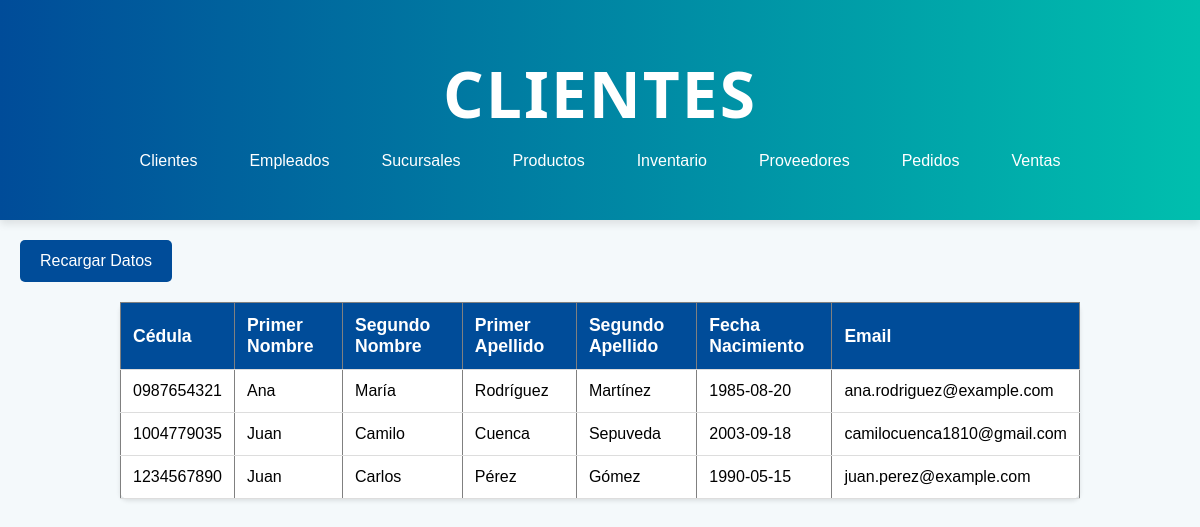
Page /cliente.php on the earlier database version.
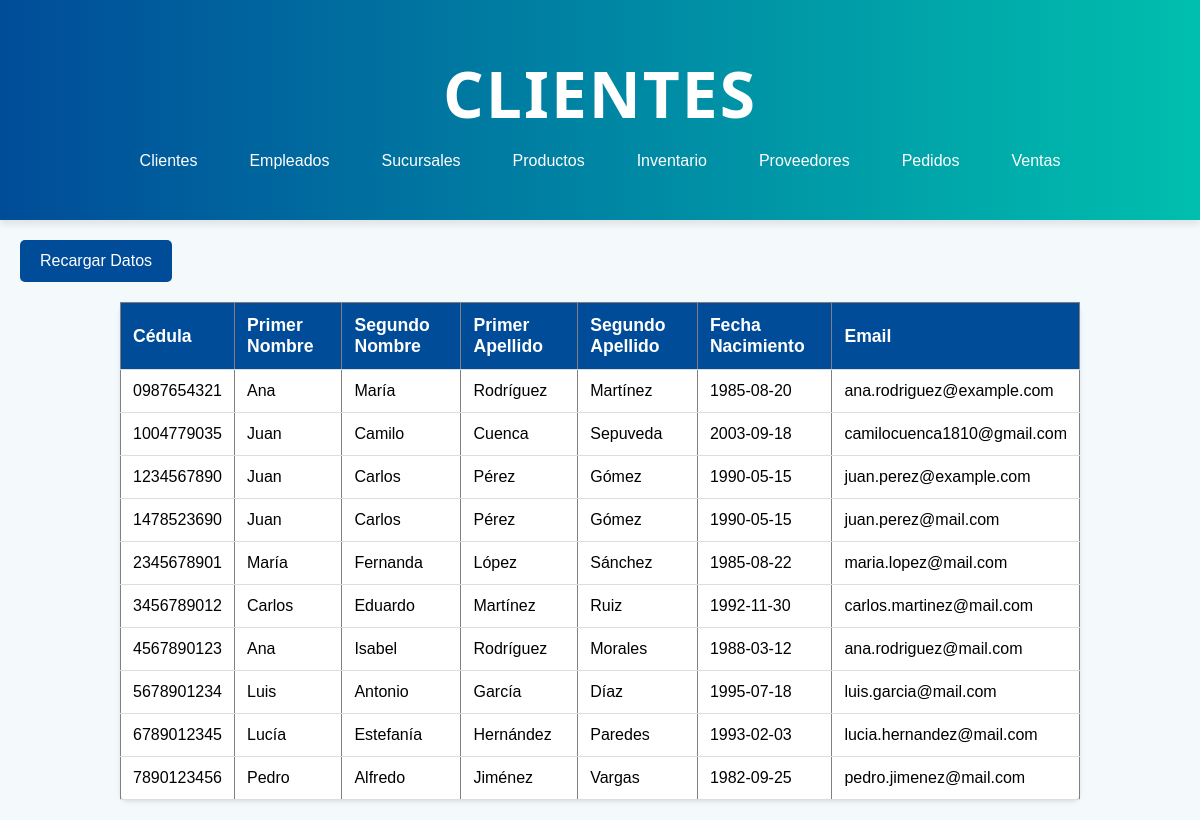
Same page on the later database version.
### tables this page shows
CREATE TABLE `cliente` (
  `cedula` varchar(20) NOT NULL,
  `primernombre` varchar(100) NOT NULL,
  `segundonombre` varchar(100) DEFAULT NULL,
  `primerApellido` varchar(100) NOT NULL,
  `segundoApellido` varchar(100) DEFAULT NULL,
  `fechaNacimiento` date DEFAULT NULL,
  `direccion` varchar(255) DEFAULT NULL,
  `email` varchar(100) DEFAULT NULL,
  `contrasena` varchar(100) DEFAULT NULL
);

### cliente.php (the view, shortened to what this page needs)
<?php
include('conexion.php');
$sql = "SELECT cedula, primernombre, segundonombre, primerapellido, segundoapellido, fechanacimiento, email FROM cliente";
$result = $conn->query($sql);
if ($result->num_rows > 0) {
    $clientes = [];
    while($row = $result->fetch_assoc()) {
        $clientes[] = $row;
    }
} else {
    $clientes = [];
}
?>
<!DOCTYPE html>
<html lang="es">
<head>
    <link rel="stylesheet" href="css/stylesListas.css">
</head>
<body>
    <header>
        <h1>Clientes</h1>
        <nav>
            <ul>
                <li><a href="cliente.php">Clientes</a></li>
                <li><a href="empleado.php">Empleados</a></li>
                <li><a href="sucursal.php">Sucursales</a></li>
                <li><a href="producto.php">Productos</a></li>
                <li><a href="inventario.php">Inventario</a></li>
                <li><a href="proveedor.php">Proveedores</a></li>
                <li><a href="pedido.php">Pedidos</a></li>
                <li><a href="venta.php">Ventas</a></li>
            </ul>
        </nav>
    </header>
    <button onclick="recargarDatos()">Recargar Datos</button>
    <table border="1">
        <thead>
            <tr>
                <th>Cédula</th>
                <th>Primer Nombre</th>
                <th>Segundo Nombre</th>
                <th>Primer Apellido</th>
                <th>Segundo Apellido</th>
                <th>Fecha Nacimiento</th>
                <th>Email</th>
            </tr>
        </thead>
        <tbody id="datosCliente">
            <?php
            if (count($clientes) > 0) {
                foreach ($clientes as $cliente) {
                    echo "<tr>";
                    echo "<td>" . $cliente['cedula'] . "</td>";
                    echo "<td>" . $cliente['primernombre'] . "</td>";
                    echo "<td>" . $cliente['segundonombre'] . "</td>";
                    echo "<td>" . $cliente['primerapellido'] . "</td>";
                    echo "<td>" . $cliente['segundoapellido'] . "</td>";
                    echo "<td>" . $cliente['fechanacimiento'] . "</td>";
                    echo "<td>" . $cliente['email'] . "</td>";
                    echo "</tr>";
                }
            } else {
                echo "<tr><td colspan='7'>No se encontraron clientes.</td></tr>";
            }
            ?>
        </tbody>
    </table>
</body>
</html>

### css/stylesListas.css (style rules this page uses)
* { box-sizing: border-box; margin: 0; padding: 0; }
body { font-family: Arial, sans-serif; background-color: #f4f9fb; }
header { background: linear-gradient(to right, #004c99, #00bfae); color: white; text-align: center; padding: 50px 20px; box-shadow: 0 4px 8px rgba(0, 0, 0, 0.1); }
header h1 { font-size: 4em; font-family: 'Segoe UI', Tahoma, Geneva, Verdana, sans-serif; font-weight: 700; margin-bottom: 15px; letter-spacing: 2px; text-transform: uppercase; }
nav ul { display: flex; justify-content: center; list-style: none; }
nav ul li { margin: 0 10px; }
nav ul li a { color: #fff; text-decoration: none; padding: 0.5rem 1rem; border-radius: 5px; transition: background-color 0.3s ease; }
table { width: 80%; margin: 20px auto; border-collapse: collapse; background-color: white; box-shadow: 0 2px 4px rgba(0, 0, 0, 0.1); border-radius: 8px; }
th, td { padding: 12px; text-align: left; border-bottom: 1px solid #ddd; }
th { background-color: #004c99; color: white; font-size: 1.1em; }
button { background-color: #004c99; color: white; padding: 12px 20px; border: none; border-radius: 5px; font-size: 1em; cursor: pointer; transition: background-color 0.3s ease; margin-top: 20px; margin-left: 20px; }

Differences in the rows shown:
added cliente: cedula "1478523690", primernombre "Juan", segundonombre "Carlos", primerApellido "Pérez", segundoApellido "Gómez", fechaNacimiento "1990-05-15", email "juan.perez@mail.com"
added cliente: cedula "2345678901", primernombre "María", segundonombre "Fernanda", primerApellido "López", segundoApellido "Sánchez", fechaNacimiento "1985-08-22", email "maria.lopez@mail.com"
added cliente: cedula "3456789012", primernombre "Carlos", segundonombre "Eduardo", primerApellido "Martínez", segundoApellido "Ruiz", fechaNacimiento "1992-11-30", email "carlos.martinez@mail.com"
added cliente: cedula "4567890123", primernombre "Ana", segundonombre "Isabel", primerApellido "Rodríguez", segundoApellido "Morales", fechaNacimiento "1988-03-12", email "ana.rodriguez@mail.com"
added cliente: cedula "5678901234", primernombre "Luis", segundonombre "Antonio", primerApellido "García", segundoApellido "Díaz", fechaNacimiento "1995-07-18", email "luis.garcia@mail.com"
added cliente: cedula "6789012345", primernombre "Lucía", segundonombre "Estefanía", primerApellido "Hernández", segundoApellido "Paredes", fechaNacimiento "1993-02-03", email "lucia.hernandez@mail.com"
added cliente: cedula "7890123456", primernombre "Pedro", segundonombre "Alfredo", primerApellido "Jiménez", segundoApellido "Vargas", fechaNacimiento "1982-09-25", email "pedro.jimenez@mail.com"
